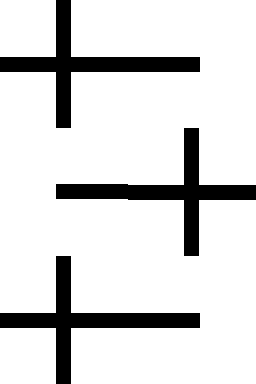

This game map was drawn from its Tiled (.tmx) file and the tilesets committed beside it. A one-line description and the full map source follow:
An orthogonal 2x3 tile map with 128x128 px tiles, 1 tile layer (Tile Layer 1).

<map version="1.5" tiledversion="1.7.2" orientation="orthogonal" renderorder="right-down" width="2" height="3" tilewidth="128" tileheight="128" infinite="0" nextlayerid="2" nextobjectid="1">
 <tileset firstgid="1" name="g1" tilewidth="128" tileheight="128" tilecount="15" columns="0">
  <grid orientation="orthogonal" width="1" height="1" />
  <tile id="0">
   <image width="128" height="128" source="../tileset/0.bmp" />
  </tile>
  <tile id="1">
   <image width="128" height="128" source="../tileset/1.bmp" />
  </tile>
  <tile id="2">
   <image width="128" height="128" source="../tileset/2.bmp" />
  </tile>
  <tile id="3">
   <image width="128" height="128" source="../tileset/3.bmp" />
  </tile>
  <tile id="4">
   <image width="128" height="128" source="../tileset/4.bmp" />
  </tile>
  <tile id="5">
   <image width="128" height="128" source="../tileset/5.bmp" />
  </tile>
  <tile id="6">
   <image width="128" height="128" source="../tileset/6.bmp" />
  </tile>
  <tile id="7">
   <image width="128" height="128" source="../tileset/7.bmp" />
  </tile>
  <tile id="8">
   <image width="128" height="128" source="../tileset/8.bmp" />
  </tile>
  <tile id="9">
   <image width="128" height="128" source="../tileset/9.bmp" />
  </tile>
  <tile id="10">
   <image width="128" height="128" source="../tileset/10.bmp" />
  </tile>
  <tile id="11">
   <image width="128" height="128" source="../tileset/11.bmp" />
  </tile>
  <tile id="12">
   <image width="128" height="128" source="../tileset/12.bmp" />
  </tile>
  <tile id="13">
   <image width="128" height="128" source="../tileset/13.bmp" />
  </tile>
  <tile id="14">
   <image width="128" height="128" source="../tileset/14.bmp" />
  </tile>
 </tileset>
 <layer id="1" name="Tile Layer 1" width="2" height="3">
  <data encoding="csv">
15,4,
2,15,
15,4
</data>
 </layer>
</map>
